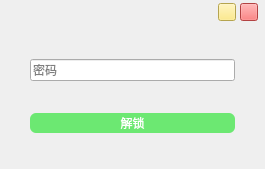
<?xml version="1.0" encoding="UTF-8"?>
<ui version="4.0">
 <class>unlockWidget</class>
 <widget class="QWidget" name="unlockWidget">
  <property name="geometry">
   <rect>
    <x>0</x>
    <y>0</y>
    <width>265</width>
    <height>169</height>
   </rect>
  </property>
  <property name="windowTitle">
   <string>Form</string>
  </property>
  <layout class="QVBoxLayout" name="verticalLayout" stretch="0,9">
   <property name="spacing">
    <number>0</number>
   </property>
   <property name="leftMargin">
    <number>0</number>
   </property>
   <property name="topMargin">
    <number>0</number>
   </property>
   <property name="rightMargin">
    <number>0</number>
   </property>
   <property name="bottomMargin">
    <number>0</number>
   </property>
   <item>
    <widget class="QWidget" name="windowBar" native="true">
     <property name="styleSheet">
      <string notr="true">QWidget#windowBar{
background:gray;
border-top:1px solid gray;
border-right:1px solid gray;
border-left:1px solid gray;
border-top-left-radius:7px;
border-top-right-radius:7px;
}
#windowBar&gt;QPushButton{
border-radius:9px
}</string>
     </property>
     <layout class="QHBoxLayout" name="horizontalLayout">
      <property name="spacing">
       <number>4</number>
      </property>
      <property name="leftMargin">
       <number>7</number>
      </property>
      <property name="topMargin">
       <number>2</number>
      </property>
      <property name="rightMargin">
       <number>7</number>
      </property>
      <property name="bottomMargin">
       <number>2</number>
      </property>
      <item>
       <spacer name="horizontalSpacer">
        <property name="orientation">
         <enum>Qt::Horizontal</enum>
        </property>
        <property name="sizeHint" stdset="0">
         <size>
          <width>40</width>
          <height>20</height>
         </size>
        </property>
       </spacer>
      </item>
      <item>
       <widget class="QPushButton" name="miniPushButton">
        <property name="minimumSize">
         <size>
          <width>18</width>
          <height>18</height>
         </size>
        </property>
        <property name="maximumSize">
         <size>
          <width>18</width>
          <height>18</height>
         </size>
        </property>
        <property name="styleSheet">
         <string notr="true">QPushButton{
	background:#FEE66E;
}
QPushButton::hover{
	background:#c5b355;
}
QPushButton::pressed{
	background:#c5b355;
}
</string>
        </property>
        <property name="text">
         <string/>
        </property>
        <property name="icon">
         <iconset resource="../icon/icons.qrc">
          <normaloff>:/icon/miniShow_16.png</normaloff>:/icon/miniShow_16.png</iconset>
        </property>
        <property name="iconSize">
         <size>
          <width>12</width>
          <height>12</height>
         </size>
        </property>
       </widget>
      </item>
      <item>
       <widget class="QPushButton" name="closePushButton">
        <property name="minimumSize">
         <size>
          <width>18</width>
          <height>18</height>
         </size>
        </property>
        <property name="maximumSize">
         <size>
          <width>18</width>
          <height>18</height>
         </size>
        </property>
        <property name="styleSheet">
         <string notr="true">QPushButton{
	background:#F95D5C;
}
QPushButton::hover{
	background:#aa3e3e;
}
QPushButton::pressed{
	background:#aa3e3e;
}
</string>
        </property>
        <property name="text">
         <string/>
        </property>
        <property name="icon">
         <iconset resource="../icon/icons.qrc">
          <normaloff>:/icon/close_16.png</normaloff>:/icon/close_16.png</iconset>
        </property>
        <property name="iconSize">
         <size>
          <width>12</width>
          <height>12</height>
         </size>
        </property>
       </widget>
      </item>
     </layout>
    </widget>
   </item>
   <item>
    <widget class="QWidget" name="mainWidget" native="true">
     <property name="styleSheet">
      <string notr="true">QWidget#mainWidget{
background:#e9eaed;
border-bottom:1px solid gray;
border-right:1px solid gray;
border-left:1px solid gray;
border-bottom-left-radius:7px;
border-bottom-right-radius:7px;
}
#mainWidget&gt;QLineEdit{
	border:1px solid gray;
    border-radius:10px;
    padding:2px 4px;
}</string>
     </property>
     <layout class="QVBoxLayout" name="verticalLayout_2">
      <property name="leftMargin">
       <number>30</number>
      </property>
      <property name="rightMargin">
       <number>30</number>
      </property>
      <item>
       <widget class="QLineEdit" name="passwordLineEdit">
        <property name="font">
         <font>
          <family>Microsoft YaHei UI</family>
         </font>
        </property>
        <property name="echoMode">
         <enum>QLineEdit::Password</enum>
        </property>
        <property name="placeholderText">
         <string>密码</string>
        </property>
       </widget>
      </item>
      <item>
       <widget class="QPushButton" name="unlockPushButton">
        <property name="minimumSize">
         <size>
          <width>0</width>
          <height>20</height>
         </size>
        </property>
        <property name="font">
         <font>
          <family>Microsoft YaHei UI</family>
         </font>
        </property>
        <property name="styleSheet">
         <string notr="true">QPushButton{
	border:none;
	border-radius:6px;
	color:white;
	background:#6CE872;
}</string>
        </property>
        <property name="text">
         <string>解锁</string>
        </property>
       </widget>
      </item>
     </layout>
    </widget>
   </item>
  </layout>
 </widget>
 <resources>
  <include location="../icon/icons.qrc"/>
 </resources>
 <connections>
  <connection>
   <sender>miniPushButton</sender>
   <signal>clicked()</signal>
   <receiver>unlockWidget</receiver>
   <slot>showMinimized()</slot>
   <hints>
    <hint type="sourcelabel">
     <x>225</x>
     <y>10</y>
    </hint>
    <hint type="destinationlabel">
     <x>184</x>
     <y>-6</y>
    </hint>
   </hints>
  </connection>
  <connection>
   <sender>closePushButton</sender>
   <signal>clicked()</signal>
   <receiver>unlockWidget</receiver>
   <slot>close()</slot>
   <hints>
    <hint type="sourcelabel">
     <x>255</x>
     <y>12</y>
    </hint>
    <hint type="destinationlabel">
     <x>128</x>
     <y>-15</y>
    </hint>
   </hints>
  </connection>
 </connections>
</ui>
